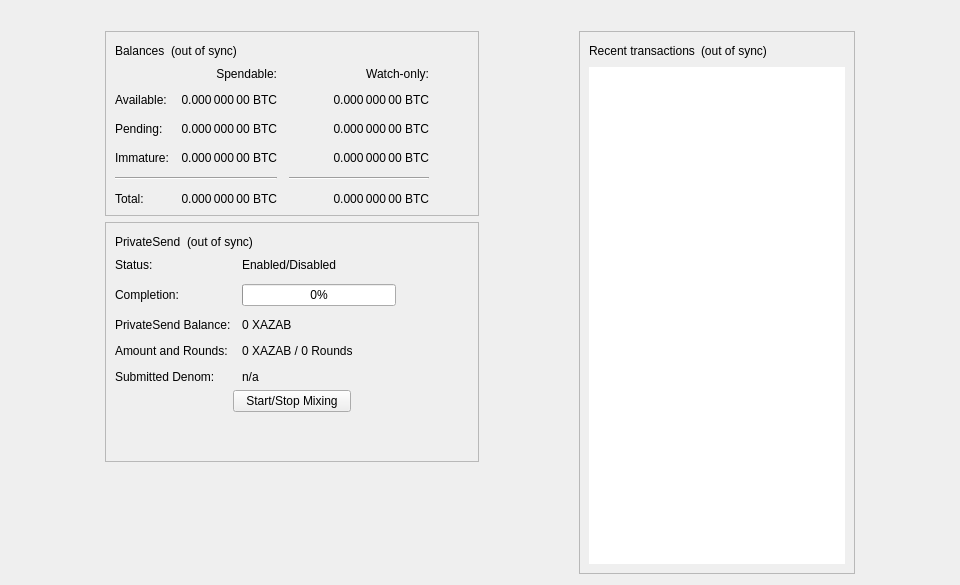
<?xml version="1.0" encoding="UTF-8"?>
<ui version="4.0">
 <class>OverviewPage</class>
 <widget class="QWidget" name="OverviewPage">
  <property name="geometry">
   <rect>
    <x>0</x>
    <y>0</y>
    <width>960</width>
    <height>585</height>
   </rect>
  </property>
  <property name="minimumSize">
   <size>
    <width>960</width>
    <height>0</height>
   </size>
  </property>
  <property name="windowTitle">
   <string>Form</string>
  </property>
  <layout class="QVBoxLayout" name="topLayout">
   <item>
    <widget class="QLabel" name="labelAlerts">
     <property name="visible">
      <bool>false</bool>
     </property>
     <property name="wordWrap">
      <bool>true</bool>
     </property>
     <property name="margin">
      <number>3</number>
     </property>
     <property name="textInteractionFlags">
      <set>Qt::TextSelectableByMouse</set>
     </property>
    </widget>
   </item>
   <item>
    <layout class="QHBoxLayout" name="horizontalLayout" stretch="1,0,1,0,1">
     <item>
      <spacer name="horizontalSpacerLeft">
       <property name="orientation">
        <enum>Qt::Horizontal</enum>
       </property>
       <property name="sizeType">
        <enum>QSizePolicy::Preferred</enum>
       </property>
       <property name="sizeHint" stdset="0">
        <size>
         <width>10</width>
         <height>20</height>
        </size>
       </property>
      </spacer>
     </item>
     <item>
      <layout class="QVBoxLayout" name="verticalLayout_2">
       <item>
        <widget class="QFrame" name="frame">
         <property name="frameShape">
          <enum>QFrame::StyledPanel</enum>
         </property>
         <property name="frameShadow">
          <enum>QFrame::Raised</enum>
         </property>
         <layout class="QVBoxLayout" name="verticalLayout_4">
          <item>
           <layout class="QHBoxLayout" name="horizontalLayout_4">
            <item>
             <widget class="QLabel" name="label_5">
              <property name="text">
               <string>Balances</string>
              </property>
             </widget>
            </item>
            <item>
             <widget class="QLabel" name="labelWalletStatus">
              <property name="toolTip">
               <string>The displayed information may be out of date. Your wallet automatically synchronizes with the Xazab network after a connection is established, but this process has not completed yet.</string>
              </property>
              <property name="text">
               <string notr="true">(out of sync)</string>
              </property>
              <property name="alignment">
               <set>Qt::AlignLeading|Qt::AlignLeft|Qt::AlignVCenter</set>
              </property>
             </widget>
            </item>
            <item>
             <spacer name="horizontalSpacer_3">
              <property name="orientation">
               <enum>Qt::Horizontal</enum>
              </property>
              <property name="sizeHint" stdset="0">
               <size>
                <width>40</width>
                <height>20</height>
               </size>
              </property>
             </spacer>
            </item>
           </layout>
          </item>
          <item>
           <layout class="QGridLayout" name="gridLayout">
            <property name="spacing">
             <number>12</number>
            </property>
            <item row="2" column="2">
             <widget class="QLabel" name="labelWatchPending">
              <property name="cursor">
               <cursorShape>IBeamCursor</cursorShape>
              </property>
              <property name="toolTip">
               <string>Unconfirmed transactions to watch-only addresses</string>
              </property>
              <property name="text">
               <string notr="true">0.000 000 00 BTC</string>
              </property>
              <property name="alignment">
               <set>Qt::AlignRight|Qt::AlignTrailing|Qt::AlignVCenter</set>
              </property>
              <property name="textInteractionFlags">
               <set>Qt::LinksAccessibleByMouse|Qt::TextSelectableByKeyboard|Qt::TextSelectableByMouse</set>
              </property>
             </widget>
            </item>
            <item row="2" column="1">
             <widget class="QLabel" name="labelUnconfirmed">
              <property name="cursor">
               <cursorShape>IBeamCursor</cursorShape>
              </property>
              <property name="toolTip">
               <string>Total of transactions that have yet to be confirmed, and do not yet count toward the spendable balance</string>
              </property>
              <property name="text">
               <string notr="true">0.000 000 00 BTC</string>
              </property>
              <property name="alignment">
               <set>Qt::AlignRight|Qt::AlignTrailing|Qt::AlignVCenter</set>
              </property>
              <property name="textInteractionFlags">
               <set>Qt::LinksAccessibleByMouse|Qt::TextSelectableByKeyboard|Qt::TextSelectableByMouse</set>
              </property>
             </widget>
            </item>
            <item row="3" column="2">
             <widget class="QLabel" name="labelWatchImmature">
              <property name="cursor">
               <cursorShape>IBeamCursor</cursorShape>
              </property>
              <property name="toolTip">
               <string>Mined balance in watch-only addresses that has not yet matured</string>
              </property>
              <property name="text">
               <string notr="true">0.000 000 00 BTC</string>
              </property>
              <property name="alignment">
               <set>Qt::AlignRight|Qt::AlignTrailing|Qt::AlignVCenter</set>
              </property>
              <property name="textInteractionFlags">
               <set>Qt::LinksAccessibleByMouse|Qt::TextSelectableByKeyboard|Qt::TextSelectableByMouse</set>
              </property>
             </widget>
            </item>
            <item row="4" column="0" colspan="2">
             <widget class="Line" name="lineSpendableBalance">
              <property name="orientation">
               <enum>Qt::Horizontal</enum>
              </property>
             </widget>
            </item>
            <item row="4" column="2">
             <widget class="Line" name="lineWatchBalance">
              <property name="sizePolicy">
               <sizepolicy hsizetype="Preferred" vsizetype="Fixed">
                <horstretch>0</horstretch>
                <verstretch>0</verstretch>
               </sizepolicy>
              </property>
              <property name="minimumSize">
               <size>
                <width>140</width>
                <height>0</height>
               </size>
              </property>
              <property name="orientation">
               <enum>Qt::Horizontal</enum>
              </property>
             </widget>
            </item>
            <item row="5" column="0">
             <widget class="QLabel" name="labelTotalText">
              <property name="text">
               <string>Total:</string>
              </property>
             </widget>
            </item>
            <item row="3" column="1">
             <widget class="QLabel" name="labelImmature">
              <property name="cursor">
               <cursorShape>IBeamCursor</cursorShape>
              </property>
              <property name="toolTip">
               <string>Mined balance that has not yet matured</string>
              </property>
              <property name="text">
               <string notr="true">0.000 000 00 BTC</string>
              </property>
              <property name="alignment">
               <set>Qt::AlignRight|Qt::AlignTrailing|Qt::AlignVCenter</set>
              </property>
              <property name="textInteractionFlags">
               <set>Qt::LinksAccessibleByMouse|Qt::TextSelectableByKeyboard|Qt::TextSelectableByMouse</set>
              </property>
             </widget>
            </item>
            <item row="2" column="3">
             <spacer name="horizontalSpacer_2">
              <property name="orientation">
               <enum>Qt::Horizontal</enum>
              </property>
              <property name="sizeHint" stdset="0">
               <size>
                <width>40</width>
                <height>20</height>
               </size>
              </property>
             </spacer>
            </item>
            <item row="3" column="0">
             <widget class="QLabel" name="labelImmatureText">
              <property name="text">
               <string>Immature:</string>
              </property>
             </widget>
            </item>
            <item row="5" column="1">
             <widget class="QLabel" name="labelTotal">
              <property name="cursor">
               <cursorShape>IBeamCursor</cursorShape>
              </property>
              <property name="toolTip">
               <string>Your current total balance</string>
              </property>
              <property name="text">
               <string notr="true">0.000 000 00 BTC</string>
              </property>
              <property name="alignment">
               <set>Qt::AlignRight|Qt::AlignTrailing|Qt::AlignVCenter</set>
              </property>
              <property name="textInteractionFlags">
               <set>Qt::LinksAccessibleByMouse|Qt::TextSelectableByKeyboard|Qt::TextSelectableByMouse</set>
              </property>
             </widget>
            </item>
            <item row="5" column="2">
             <widget class="QLabel" name="labelWatchTotal">
              <property name="cursor">
               <cursorShape>IBeamCursor</cursorShape>
              </property>
              <property name="toolTip">
               <string>Current total balance in watch-only addresses</string>
              </property>
              <property name="text">
               <string notr="true">0.000 000 00 BTC</string>
              </property>
              <property name="alignment">
               <set>Qt::AlignRight|Qt::AlignTrailing|Qt::AlignVCenter</set>
              </property>
              <property name="textInteractionFlags">
               <set>Qt::LinksAccessibleByMouse|Qt::TextSelectableByKeyboard|Qt::TextSelectableByMouse</set>
              </property>
             </widget>
            </item>
            <item row="0" column="2">
             <widget class="QLabel" name="labelWatchonly">
              <property name="text">
               <string>Watch-only:</string>
              </property>
              <property name="alignment">
               <set>Qt::AlignRight|Qt::AlignTrailing|Qt::AlignVCenter</set>
              </property>
             </widget>
            </item>
            <item row="1" column="0">
             <widget class="QLabel" name="labelBalanceText">
              <property name="text">
               <string>Available:</string>
              </property>
             </widget>
            </item>
            <item row="1" column="1">
             <widget class="QLabel" name="labelBalance">
              <property name="cursor">
               <cursorShape>IBeamCursor</cursorShape>
              </property>
              <property name="toolTip">
               <string>Your current spendable balance</string>
              </property>
              <property name="text">
               <string notr="true">0.000 000 00 BTC</string>
              </property>
              <property name="alignment">
               <set>Qt::AlignRight|Qt::AlignTrailing|Qt::AlignVCenter</set>
              </property>
              <property name="textInteractionFlags">
               <set>Qt::LinksAccessibleByMouse|Qt::TextSelectableByKeyboard|Qt::TextSelectableByMouse</set>
              </property>
             </widget>
            </item>
            <item row="1" column="2">
             <widget class="QLabel" name="labelWatchAvailable">
              <property name="cursor">
               <cursorShape>IBeamCursor</cursorShape>
              </property>
              <property name="toolTip">
               <string>Your current balance in watch-only addresses</string>
              </property>
              <property name="text">
               <string notr="true">0.000 000 00 BTC</string>
              </property>
              <property name="alignment">
               <set>Qt::AlignRight|Qt::AlignTrailing|Qt::AlignVCenter</set>
              </property>
              <property name="textInteractionFlags">
               <set>Qt::LinksAccessibleByMouse|Qt::TextSelectableByKeyboard|Qt::TextSelectableByMouse</set>
              </property>
             </widget>
            </item>
            <item row="2" column="0">
             <widget class="QLabel" name="labelPendingText">
              <property name="text">
               <string>Pending:</string>
              </property>
             </widget>
            </item>
            <item row="0" column="1">
             <widget class="QLabel" name="labelSpendable">
              <property name="text">
               <string>Spendable:</string>
              </property>
              <property name="alignment">
               <set>Qt::AlignRight|Qt::AlignTrailing|Qt::AlignVCenter</set>
              </property>
             </widget>
            </item>
           </layout>
          </item>
         </layout>
        </widget>
       </item>
       <item>
        <widget class="QFrame" name="framePrivateSend">
         <property name="layoutDirection">
          <enum>Qt::LeftToRight</enum>
         </property>
         <property name="frameShape">
          <enum>QFrame::StyledPanel</enum>
         </property>
         <property name="frameShadow">
          <enum>QFrame::Raised</enum>
         </property>
         <layout class="QVBoxLayout" name="VerticalLayout_PS1">
          <item>
           <layout class="QHBoxLayout" name="horizontalLayout_5">
            <item>
             <widget class="QLabel" name="labelPrivateSendHeader">
              <property name="text">
               <string>PrivateSend</string>
              </property>
             </widget>
            </item>
            <item>
             <widget class="QLabel" name="labelPrivateSendSyncStatus">
              <property name="toolTip">
               <string>The displayed information may be out of date. Your wallet automatically synchronizes with the Xazab network after a connection is established, but this process has not completed yet.</string>
              </property>
              <property name="text">
               <string notr="true">(out of sync)</string>
              </property>
              <property name="alignment">
               <set>Qt::AlignLeading|Qt::AlignLeft|Qt::AlignVCenter</set>
              </property>
             </widget>
            </item>
            <item>
             <spacer name="horizontalSpacer_4">
              <property name="orientation">
               <enum>Qt::Horizontal</enum>
              </property>
              <property name="sizeHint" stdset="0">
               <size>
                <width>40</width>
                <height>20</height>
               </size>
              </property>
             </spacer>
            </item>
           </layout>
          </item>
          <item>
           <layout class="QFormLayout" name="privateSendFormLayout">
            <property name="fieldGrowthPolicy">
             <enum>QFormLayout::AllNonFixedFieldsGrow</enum>
            </property>
            <property name="horizontalSpacing">
             <number>11</number>
            </property>
            <property name="verticalSpacing">
             <number>12</number>
            </property>
            <item row="0" column="0">
             <widget class="QLabel" name="labelPrivateSendEnabledText">
              <property name="text">
               <string>Status:</string>
              </property>
             </widget>
            </item>
            <item row="0" column="1">
             <widget class="QLabel" name="labelPrivateSendEnabled">
              <property name="text">
               <string>Enabled/Disabled</string>
              </property>
             </widget>
            </item>
            <item row="1" column="0">
             <widget class="QLabel" name="labelCompletitionText">
              <property name="text">
               <string>Completion:</string>
              </property>
             </widget>
            </item>
            <item row="1" column="1">
             <widget class="QProgressBar" name="privateSendProgress">
              <property name="maximumSize">
               <size>
                <width>154</width>
                <height>16777215</height>
               </size>
              </property>
              <property name="value">
               <number>0</number>
              </property>
             </widget>
            </item>
            <item row="2" column="0">
             <widget class="QLabel" name="labelAnonymizedText">
              <property name="text">
               <string>PrivateSend Balance:</string>
              </property>
             </widget>
            </item>
            <item row="2" column="1">
             <widget class="QLabel" name="labelAnonymized">
              <property name="text">
               <string notr="true">0 XAZAB</string>
              </property>
             </widget>
            </item>
            <item row="3" column="0">
             <widget class="QLabel" name="labelAmountAndRoundsText">
              <property name="text">
               <string>Amount and Rounds:</string>
              </property>
             </widget>
            </item>
            <item row="3" column="1">
             <widget class="QLabel" name="labelAmountRounds">
              <property name="text">
               <string>0 XAZAB / 0 Rounds</string>
              </property>
             </widget>
            </item>
            <item row="4" column="0">
             <widget class="QLabel" name="labelSubmittedDenomText">
              <property name="text">
               <string>Submitted Denom:</string>
              </property>
             </widget>
            </item>
            <item row="4" column="1">
             <widget class="QLabel" name="labelSubmittedDenom">
              <property name="toolTip">
               <string>The denominations you submitted to the Masternode.&lt;br&gt;To mix, other users must submit the exact same denominations.</string>
              </property>
              <property name="text">
               <string>n/a</string>
              </property>
              <property name="wordWrap">
               <bool>true</bool>
              </property>
             </widget>
            </item>
           </layout>
          </item>
          <item>
           <layout class="QVBoxLayout" name="VerticalLayout_PS">
            <item>
             <layout class="QHBoxLayout" name="horizontalLayout_3">
              <property name="topMargin">
               <number>0</number>
              </property>
              <item>
               <spacer name="horizontalSpacer_5">
                <property name="orientation">
                 <enum>Qt::Horizontal</enum>
                </property>
                <property name="sizeHint" stdset="0">
                 <size>
                  <width>40</width>
                  <height>20</height>
                 </size>
                </property>
               </spacer>
              </item>
              <item>
               <widget class="QPushButton" name="togglePrivateSend">
                <property name="sizePolicy">
                 <sizepolicy hsizetype="MinimumExpanding" vsizetype="Fixed">
                  <horstretch>0</horstretch>
                  <verstretch>0</verstretch>
                 </sizepolicy>
                </property>
                <property name="text">
                 <string>Start/Stop Mixing</string>
                </property>
               </widget>
              </item>
              <item>
               <spacer name="horizontalSpacer_6">
                <property name="orientation">
                 <enum>Qt::Horizontal</enum>
                </property>
                <property name="sizeHint" stdset="0">
                 <size>
                  <width>40</width>
                  <height>20</height>
                 </size>
                </property>
               </spacer>
              </item>
             </layout>
            </item>
            <item>
             <spacer name="verticalSpacer_3">
              <property name="orientation">
               <enum>Qt::Vertical</enum>
              </property>
              <property name="sizeHint" stdset="0">
               <size>
                <width>20</width>
                <height>40</height>
               </size>
              </property>
             </spacer>
            </item>
           </layout>
          </item>
         </layout>
        </widget>
       </item>
       <item>
        <spacer name="verticalSpacer">
         <property name="orientation">
          <enum>Qt::Vertical</enum>
         </property>
         <property name="sizeHint" stdset="0">
          <size>
           <width>20</width>
           <height>40</height>
          </size>
         </property>
        </spacer>
       </item>
      </layout>
     </item>
     <item>
      <spacer name="horizontalSpacerCenter">
       <property name="orientation">
        <enum>Qt::Horizontal</enum>
       </property>
       <property name="sizeHint" stdset="0">
        <size>
         <width>10</width>
         <height>20</height>
        </size>
       </property>
      </spacer>
     </item>
     <item>
      <layout class="QVBoxLayout" name="verticalLayout_3">
       <item>
        <widget class="QFrame" name="frame_2">
         <property name="frameShape">
          <enum>QFrame::StyledPanel</enum>
         </property>
         <property name="frameShadow">
          <enum>QFrame::Raised</enum>
         </property>
         <layout class="QVBoxLayout" name="verticalLayout">
          <item>
           <layout class="QHBoxLayout" name="horizontalLayout_2">
            <item>
             <widget class="QLabel" name="label_4">
              <property name="text">
               <string>Recent transactions</string>
              </property>
             </widget>
            </item>
            <item>
             <widget class="QLabel" name="labelTransactionsStatus">
              <property name="toolTip">
               <string>The displayed information may be out of date. Your wallet automatically synchronizes with the Xazab network after a connection is established, but this process has not completed yet.</string>
              </property>
              <property name="text">
               <string notr="true">(out of sync)</string>
              </property>
              <property name="alignment">
               <set>Qt::AlignLeading|Qt::AlignLeft|Qt::AlignVCenter</set>
              </property>
             </widget>
            </item>
            <item>
             <spacer name="horizontalSpacer">
              <property name="orientation">
               <enum>Qt::Horizontal</enum>
              </property>
              <property name="sizeHint" stdset="0">
               <size>
                <width>40</width>
                <height>20</height>
               </size>
              </property>
             </spacer>
            </item>
           </layout>
          </item>
          <item>
           <widget class="QListView" name="listTransactions">
            <property name="frameShape">
             <enum>QFrame::NoFrame</enum>
            </property>
            <property name="verticalScrollBarPolicy">
             <enum>Qt::ScrollBarAlwaysOff</enum>
            </property>
            <property name="horizontalScrollBarPolicy">
             <enum>Qt::ScrollBarAlwaysOff</enum>
            </property>
            <property name="selectionMode">
             <enum>QAbstractItemView::NoSelection</enum>
            </property>
           </widget>
          </item>
         </layout>
        </widget>
       </item>
      </layout>
     </item>
     <item>
      <spacer name="horizontalSpacerRight">
       <property name="orientation">
        <enum>Qt::Horizontal</enum>
       </property>
       <property name="sizeType">
        <enum>QSizePolicy::Preferred</enum>
       </property>
       <property name="sizeHint" stdset="0">
        <size>
         <width>10</width>
         <height>20</height>
        </size>
       </property>
      </spacer>
     </item>
    </layout>
   </item>
  </layout>
 </widget>
 <resources/>
 <connections/>
</ui>
